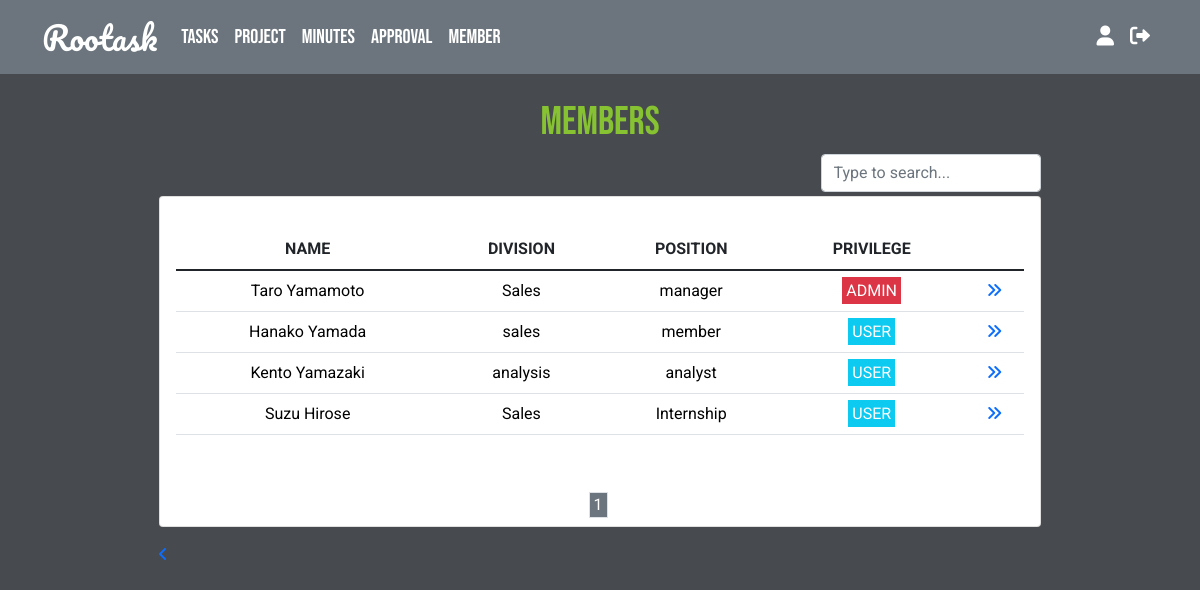
The app's page /views/member.php (signed in) with its own data.
### tables this page shows
CREATE TABLE `users` (
  `user_id` int(11) NOT NULL,
  `account_id` int(11) NOT NULL,
  `first_name` varchar(50) NOT NULL,
  `last_name` varchar(50) NOT NULL,
  `email` varchar(100) DEFAULT NULL,
  `avatar` varchar(255) DEFAULT 'profile.jpg',
  `division` varchar(50) DEFAULT NULL,
  `position` varchar(50) DEFAULT NULL
);

### classes/database.php (called while the page is built, shortened)
<?php
class Database {
    private $server_name = "localhost";
    private $username = "root";
    private $password = "root";
    private $db_name = "rootask";
    public function __construct(){
        $this->conn = new mysqli($this->server_name, $this->username, $this->password, $this->db_name);
    }
}
?>

### classes/member.php (called while the page is built, shortened)
<?php
require_once "database.php";
class Member extends Database {
    public function getMembersForPagination($user_id, $start_from, $per_page_record){
        $sql = "SELECT * FROM `users` INNER JOIN `accounts` ON accounts.account_id = users.account_id LIMIT $start_from, $per_page_record";
        $rs_result = $this->conn->query($sql);
        return $rs_result;
    }
    public function countMembers($user_id){
        $sql = "SELECT COUNT(*) FROM `users` INNER JOIN `accounts` ON accounts.account_id = users.account_id";
        if($result = $this->conn->query($sql)){
            return $result;
        }else{
            die("Error retrieving task:" . $this->conn->error);
        }
    }
}
?>

### views/member.php (the view, shortened to what this page needs)
<?php
require_once "../classes/member.php";
$member = new Member;
$per_page_record =10;
if (isset($_GET["page"])) {
    $page  = $_GET["page"];
}
else {
    $page=1;
}
$start_from = ($page-1) * $per_page_record;
$member_result = $member->getMembersForPagination($user_id, $start_from, $per_page_record);
?>
<!DOCTYPE html>
<html lang="en">
<head>
    <link href="https://cdn.jsdelivr.net/npm/bootstrap@5.1.3/dist/css/bootstrap.min.css" rel="stylesheet">
    <link rel="stylesheet" href="https://cdnjs.cloudflare.com/ajax/libs/font-awesome/6.0.0/css/all.min.css"/>
    <link rel="stylesheet" href="../styles/style.css">
</head>
<body>
<?php
if($_SESSION['role'] == "U"){
    require_once "../navbar/nav-bar-user.php";
}else{
    require_once "../navbar/nav-bar-admin.php";
}
?>
<div  class="container-fluid">
    <main class="h-100 w-75 mx-auto m-4">
        <h1 class="text-center">MEMBERS</h1>
        <input class="form-control w-25 ms-auto mb-1" list="datalistOptions" id="exampleDataList" placeholder="Type to search...">
        <div class="card">
            <div class="card-body">
                <p class="card-text m-3">
                    <div class="table-responsive">
                    <table class="table text-center ">
                        <thead>
                            <tr>
                            <th scope="col">NAME</th>
                            <th scope="col">DIVISION</th>
                            <th scope="col">POSITION</th>
                            <th scope="col">PRIVILEGE</th>
                            </tr>
                        </thead>
                        <tbody>
                            <?php
                            while($member_row = $member_result->fetch_assoc()){
                            ?>
                                <tr>
                                <td><a href="member-detail.php?user_id=<?= $member_row['user_id'] ?>" class="text-decoration-none text-black"><?= $member_row['first_name']." ".$member_row['last_name']?></a></td>
                                <td><a href="member-detail.php?user_id=<?= $member_row['user_id'] ?>" class="text-decoration-none text-black"><span><?= $member_row['division'] ?></span></a></td>
                                <td><a href="member-detail.php?user_id=<?= $member_row['user_id'] ?>" class="text-decoration-none text-black"><span><?= $member_row['position'] ?></span></a></td>
                                <?php
                                    if($member_row['role'] == 'U'){
                                        echo " <td><span class='p-1 bg-info text-white'>USER</span></td>";
                                    }else{
                                        echo " <td><span class='p-1 bg-danger text-white'>ADMIN</span></td>";
                                    }
                                ?>
                                <td><a href="member-detail.php?user_id=<?= $member_row['user_id'] ?>"><i class="fa-solid fa-angles-right"></i></a></td>
                                </tr>
                            <?php
                            }
                            ?>
                        </tbody>
                    </table>
                    </div>
                </p>
            </div>
            <div class="card-footer mx-auto bg-white border-white">
                <div class="pagination">
                    <?php
                        $result = $member->countMembers($user_id);
                        $row = $result->fetch_row();
                        $total_records = $row[0];
                        $total_pages = ceil($total_records / $per_page_record);
                        $pagLink = "";
                        for ($i=1; $i<=$total_pages; $i++) {
                        if ($i == $page) {
                            $pagLink .= "<span class='border border-1 px-1 me-1 bg-secondary'><a class = 'active text-decoration-none text-white' href='member.php?page=" .$i."'>".$i." </span></a>";
                        }
                        else  {
                            $pagLink .= "<span class='border border-1 px-1 me-1'><a class='text-decoration-none' href='member.php?page=".$i."'> ".$i." </span></a>";
                        }
                        };
                        echo $pagLink;
                    ?>
                </div>
            </div>
        </div>
        <div class="mt-3"><a href="dashboard-user.php"><i class="fa-solid fa-angle-left"></i></a></div>
    </main>
</div>
</body>
</html>

### styles/style.css (style rules this page uses)
* { font-family: 'Roboto', sans-serif; }
body { background-color: #474B4F; }
h1 { color: #86C232; font-family: 'Bebas Neue', sans-serif; }

### records on screen
users: first_name "Taro", last_name "Yamamoto", division "Sales", position "manager", shows "ADMIN"
users: first_name "Hanako", last_name "Yamada", division "sales", position "member", shows "USER"
users: first_name "Kento", last_name "Yamazaki", division "analysis", position "analyst", shows "USER"
users: first_name "Suzu", last_name "Hirose", division "Sales", position "Internship", shows "USER"
